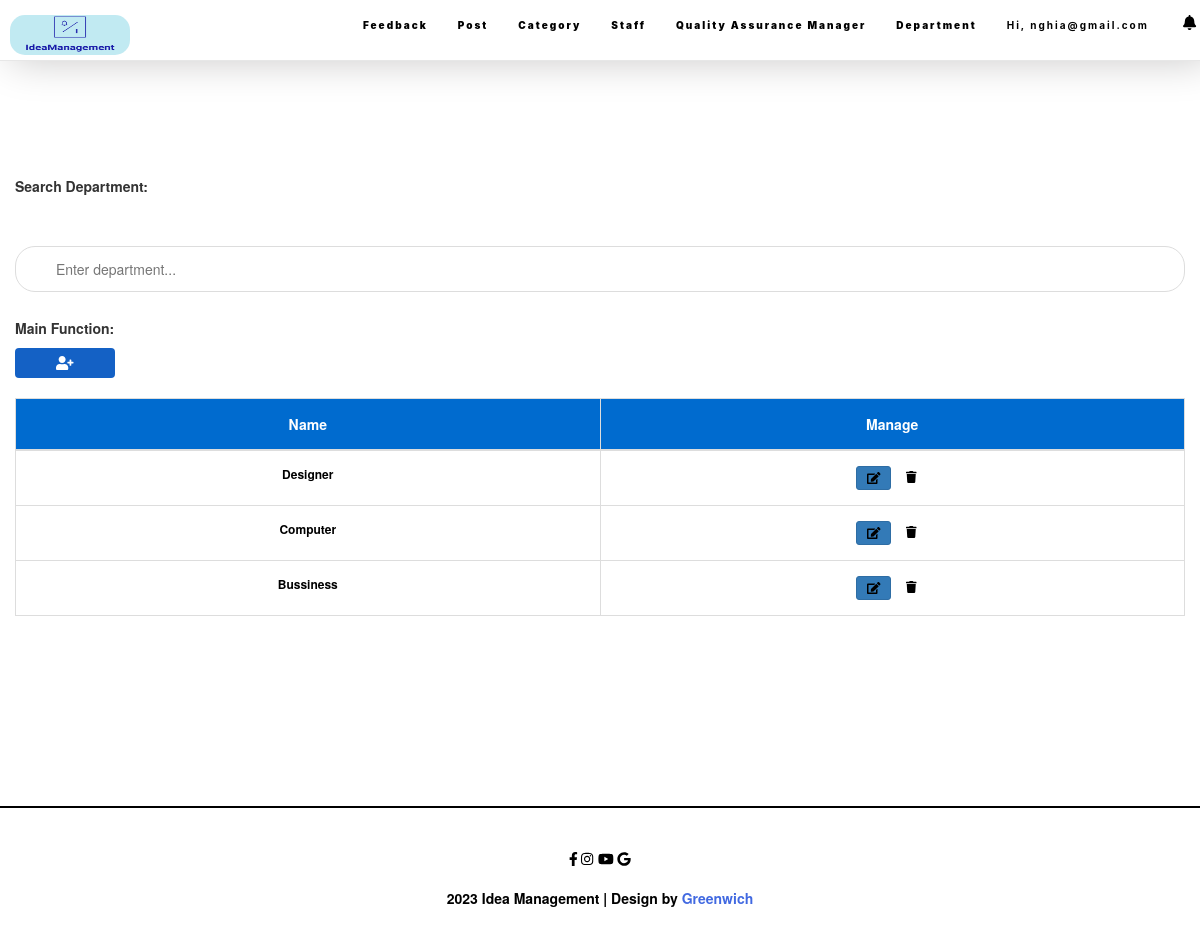
Screenshot of /department.php (signed in) with the database file from the repository.
### tables this page shows
CREATE TABLE `tbl_department` (
  `department_Id` int(11) NOT NULL,
  `departmentName` varchar(255) NOT NULL
);

### department.php (the view, shortened to what this page needs)
<?php include_once "header.php" ?>
<div class="container-fluid al">
  <br />
  <p class="timkiemnhanvien"><b>Search Department:</b></p>
  <br /><br />
  <input type="text" id="myInput" onkeyup="myFunction()" placeholder="Enter department..." /><i class="" aria-hidden="true"></i>
  <b>Main Function:</b><br />
  <button onclick="window.location='creareDepartment.php'" class="nv btn add-new" type="button" data-toggle="tooltip" data-placement="top" title="Add Post">
    <i class="fas fa-user-plus" aria-hidden="true"></i>
  </button>
  <div class="table-title">
    <div class="row"></div>
  </div>
  <table class="table table-bordered" id="myTable">
    <thead>
      <tr class="ex">
        <th width="50%">Name</th>
        <th width="30%">Manage</th>
      </tr>
    </thead>
    <tbody>
      <?php
      include_once("config.php");
      ?>
      <?php
      $sql = "SELECT *FROM tbl_department";
      $result = mysqli_query($conn, $sql);
      if (mysqli_num_rows($result) > 0) {
        while ($row = mysqli_fetch_assoc($result)) {
      ?>
          <tr>
            <td style="text-align: center"><?php echo $row["departmentName"] ?></td>
            <td>
              <div class="text-center">
                <button class="btn btn-primary btn-sm edit" type="button" onclick="window.location.href='editdepartment.php?id=<?php echo $row['department_Id']; ?>'">
                  <i class="fas fa-edit" style="color:black"></i>
                </button>
                <a href="?page=pm&&function=del&&id=<?php echo $row["department_Id"]; ?>" onclick="return deleteConfirm()"><span class="fas fa-trash" style="color:black"></span>
              </div>
            </td>
        <?php
        }
      }
        ?>
          </tr>
    </tbody>
  </table>
  <?php include_once "footer.php" ?>

### css/style.css (style rules this page uses)
body { padding: 0; margin: 0; color: black; font-family: Montserrat-Bold; z-index: 9999; }
.al { padding-top: 100px !important; padding-bottom: 150px; }
.nv { background: rgb(20, 97, 197); border: 1px solid rgb(255, 255, 255); width: 100px; text-align: center; height: 30px; border-radius: 5px; color: rgb(255, 255, 255); float: left; margin-right: 10px; margin-bottom: 10px; margin-top: 10px; font-weight: 600; }
thead tr th { color: rgb(255, 255, 255); font-size: 14px; font-weight: 600; background: #006bcf; text-align: center !important; }
tbody tr td { text-align: left; color: black; font-weight: 600; }
#myInput { background-image: url('/css/searchicon.png'); background-position: 10px 10px; background-repeat: no-repeat; width: 100%; font-size: 14px; padding: 12px 20px 12px 40px; border: 1px solid #ddd; margin-bottom: 12px; border-radius: 20px; outline: none !important; }
#myTable { border-collapse: collapse; width: 100%; border: 1px solid #ddd; font-size: 12px; padding: 0px !important; }
#myTable th, #myTable td { text-align: left; padding: 10px; padding-bottom: 15px; padding-top: 15px; }
#myTable tr { border-bottom: 1px solid #ddd; }
.table-title { padding-bottom: 10px; margin: 0 0 10px; }
table.table { table-layout: fixed; }
table.table tr th, table.table tr td { border-color: #e9e9e9; }
table.table th:last-child { width: 100px; }
table.table td a { cursor: pointer; display: inline-block; margin: 0 5px; min-width: 24px; }

### rows the page displays
tbl_department: departmentName "Designer"
tbl_department: departmentName "Computer"
tbl_department: departmentName "Bussiness"

### other values shown
$_SESSION['username'] "nghia@gmail.com"
